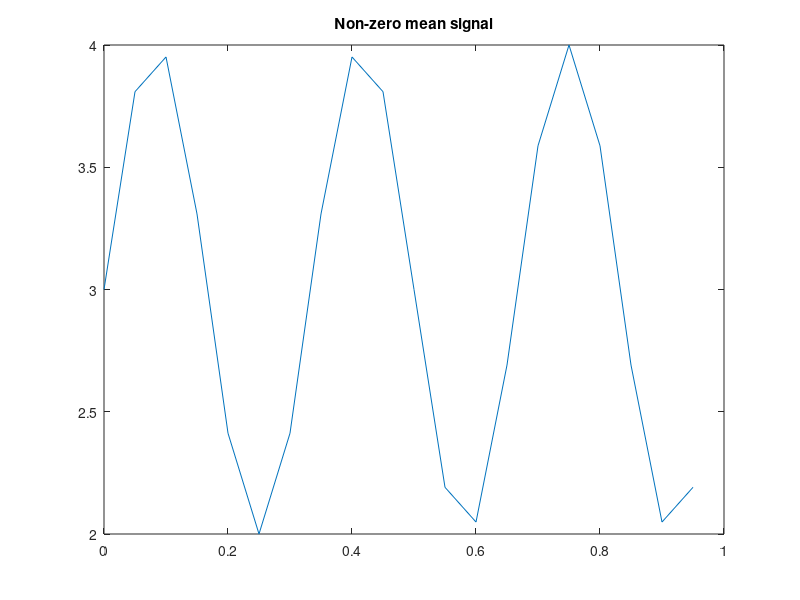
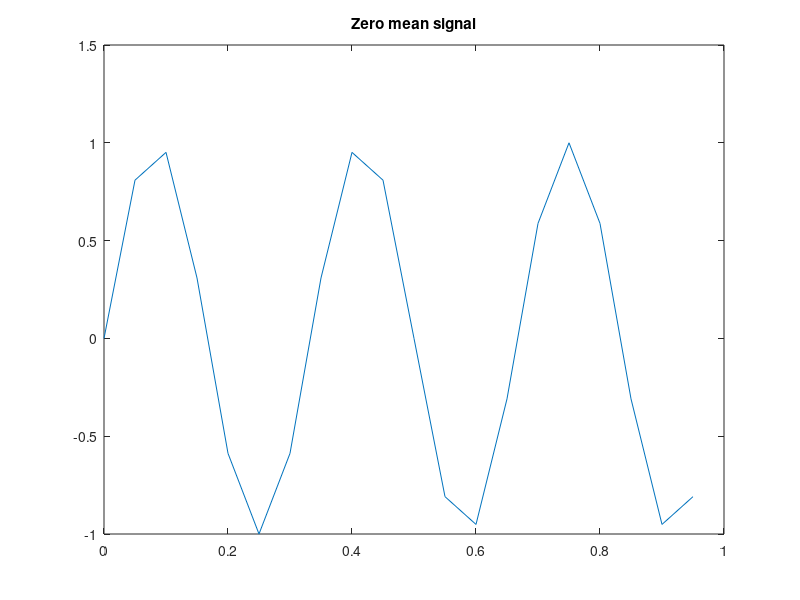

The MATLAB script that drew these images, in order: (Note: this script raises an error after producing the figures.)
clc; close all, clear all
% prepare non-zero mean input signal with known frequency 
% offset
offset = 3
% duration [s]
T=1;
% sample rate [Hz] 
Fs = 20;
% samples
n = T*Fs;
%samples vector
t = 0 : 1/Fs : T  - 1/Fs;
%Frequency [Hz]
Fn = 3;
%Signal
input = sin(Fn*2*pi*t);
% add offset
input = input + offset;

figure; plot(t,input); title('Non-zero mean signal');

% remove the mean to get zero mean
m = mean(input);
input = input - m;

figure;plot(t,input); title('Zero mean signal');


%n = length(input);
n2 = n*2;

% Hamming window
%windowed_input =  hamming(n)'.*input

% % FFT
% output = fft(windowed_input);
% fft_otput = zeros(1,n2);
% fft_output(1:2:n2) = real(output);
% fft_output(2:2:n2) = imag(output);
% fft_output'

% periodogram
hper = spectrum.periodogram('hamming');
pd = psd(hper,input,'Fs', Fs, 'NFFT', n);
pdData = pd.Data;
pdFreqs = pd.Frequencies;

% exclude zero frequency component (DC)
[nonzeros,~] = find(pdFreqs>0);
pdData = pdData(nonzeros);
pdFreqs = pdFreqs(nonzeros);

% maximum amplitude and frequency at maximum amplitude
[maxAmp, maxI] = max(pdData)
argmaxAmp = pdFreqs(maxI)

